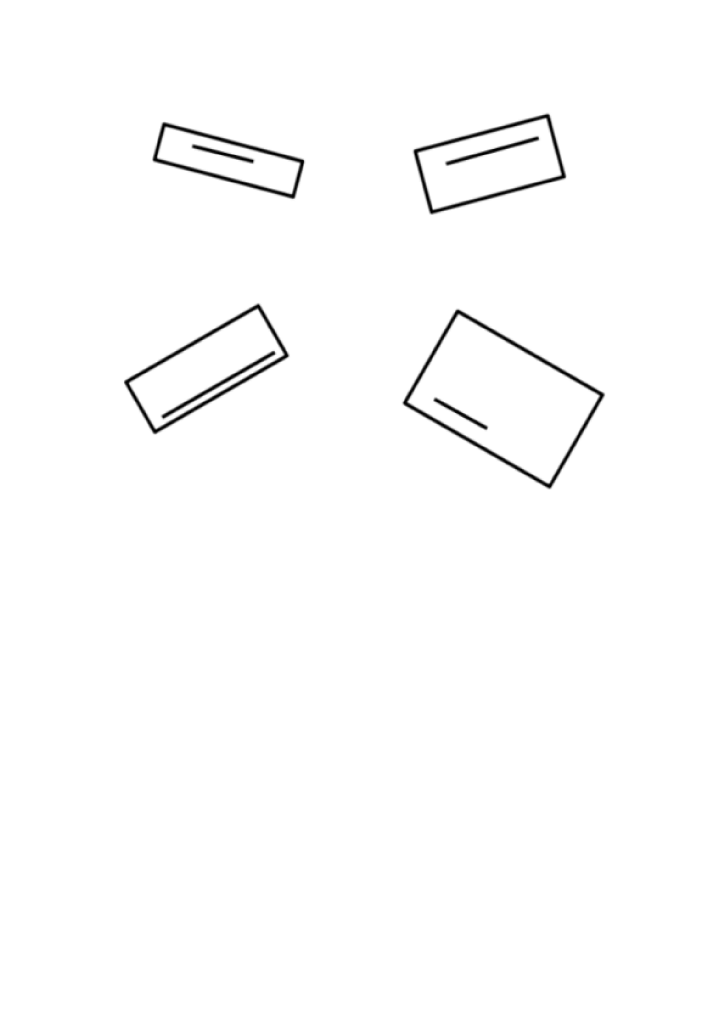
#> input picture Task1(rectangle_numbering)/input_image.jpg, 2898 x 4094 px (shown at 1/4 size)
$ python rectangle_numbering.py
#> lines starting #> are read from the running program, lines starting #| are printed output that depends on the picture; after the words box and inside, x2 and y2 are one past the last pixel; in counts of white or black regions, pixels touching at a corner belong together
import math
from typing import *

import cv2
import numpy as np

import matplotlib.pyplot as plt

def read_and_resize_image(img_path: str, scale_ratio: float = 0.2) -> List[any]:
    """This function reads an image from the given path, crops the image
    around the rectangles, and then resizes the image.

    Args:
        img_path (str): path of the image
        scale_ratio (float, optional): The ratio for the image to be scaled. Defaults to 0.2.

    Returns:
        List[any]: Resized image
    """
#> called with img_path = './input_image.jpg', scale_ratio = 0.25
    img = cv2.imread(img_path, cv2.IMREAD_UNCHANGED)  # original size (4094, 2898, 3)
#> img is the input picture: shape (4094, 2898, 3); min 0, max 255, mean 252.4

    # cropping the image around the rectangles
    cropped_img = img[150:2150, 250:2700, :]  # cropped size (2000, 2450, 3)
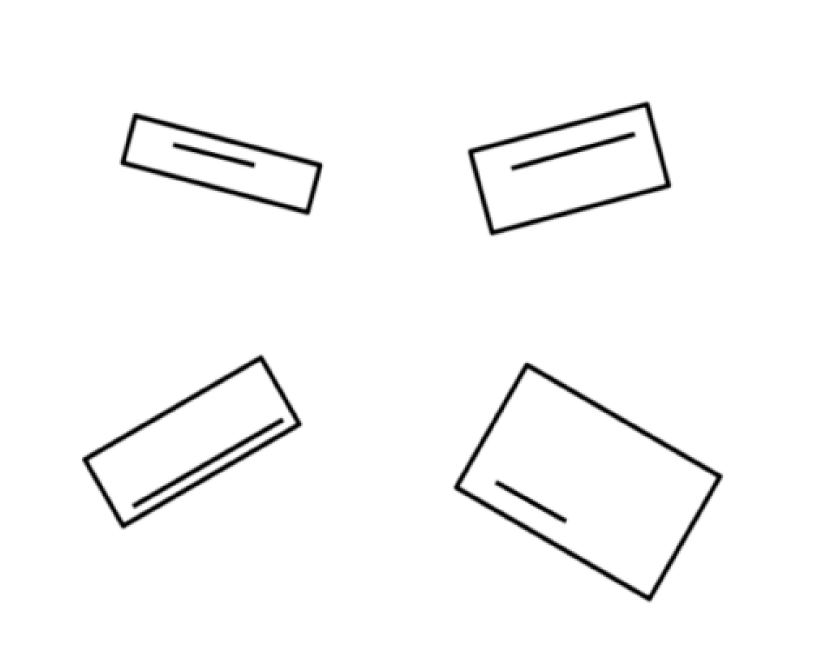
#> cropped_img: shape (2000, 2450, 3) (shown at 1/3 size); min 0, max 255, mean 248.8

    width = int(cropped_img.shape[1] * scale_ratio)
#> width = 612
    height = int(cropped_img.shape[0] * scale_ratio)
#> height = 500
    dim = (width, height)
#> dim = (612, 500)

    resized = cv2.resize(cropped_img, dim, interpolation=cv2.INTER_AREA)
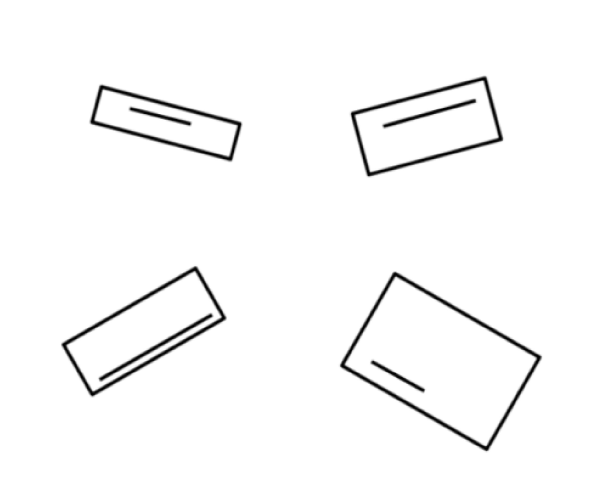
#> resized: shape (500, 612, 3); min 0, max 255, mean 248.8
    return resized


def get_corners(img, max_corners: int = 24) -> List:
    """This function finds all the corner coordinates of rectangles and lines from the image.

    Since in the image, we have 4 rectangles and 2 lines, i.e., 4*4 + 4*2 = 24 corners

    Args:
        img : Image array
        max_corners (int, optional): Max amount of corners to track. Defaults to 24.

    Returns:
        List : List of corners
    """
    if img.shape.__len__() > 2:
        img = cv2.cvtColor(img, cv2.COLOR_BGR2GRAY)
        img = np.float32(img)
    corners = cv2.goodFeaturesToTrack(img, max_corners, 0.01, 10)
    corners = np.intp(corners)
    corners = [a.tolist() for a in corners.reshape(max_corners, 2)]
    return corners


def get_rectangle_bounding_box(img) -> List[List[int]]:
    """This function finds the bounding box for all the rectangles, i.e., 4, and
    returns the coordinates of the bounding box in (x, y, w, h) format.

    Args:
        img : Image array

    Returns:
        List[List[int]]: Coordinates of the bounding box
    """

    if img.shape.__len__() > 2:
        img = cv2.cvtColor(img, cv2.COLOR_BGR2GRAY)
#> img: shape (500, 612)
    binary = cv2.bitwise_not(img)
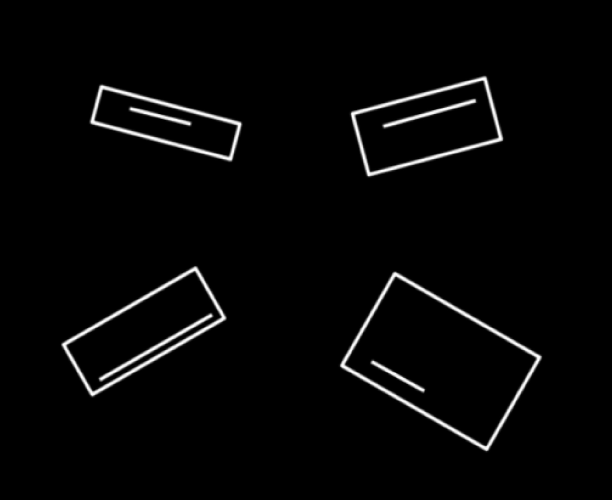
#> binary: shape (500, 612); min 0, max 255, mean 6.2

    (contours, _) = cv2.findContours(binary, cv2.RETR_EXTERNAL, cv2.CHAIN_APPROX_NONE)
#> contours = 5 contours, 1 with area under 20; largest, box (x1, y1, x2, y2) and area: (337, 270, 544, 453) 19905, (59, 264, 229, 399) 10497, (348, 74, 505, 179) 10186, (88, 83, 244, 163) 6636

    rectangles = []
    for contour in contours:
        (x, y, w, h) = cv2.boundingRect(contour)
        area = cv2.contourArea(contour)
        if area > 50:
            rectangles.append((x, y, w, h))
#> this loop made 5 passes
#> (x, y, w, h, area) on passes 2 to 5: (337, 270, 207, 183, 19905), (59, 264, 170, 135, 10497), (88, 83, 156, 80, 6636.5), (348, 74, 157, 105, 10185.5)
#> after the loop, rectangles = [(337, 270, 207, 183), (59, 264, 170, 135), (88, 83, 156, 80), (348, 74, 157, 105)]
    return rectangles


def get_len_of_lines_for_each_rect(rectangles, corners) -> Dict:
    """Find the length of lines for each rectangle

    Args:
        rectangles : Array of rectangle coordinates
        corners : Array of all the corner coordinates

    Returns:
        Dict: Dict of the length of lines with rectangle box coordinates
    """
    lengths = {}
    for rect in rectangles:
        (x, y, w, h) = rect
        c = [x + w // 2, y + h // 2]  # center of the rectangle

        # filter the points that are closest to the center of rectangles
        filtered = list(filter(lambda x: math.dist(c, x) < w, corners))

        # mapping points with their distances from the center
        ps = {int(math.dist(c, p)): p for p in filtered}
        ps = dict(sorted(ps.items()))

        # two closest points from the center are the coordinates of the line
        l1, l2 = list(ps.values())[:2]

        # length of the line
        d = int(math.dist(l1, l2))
        lengths[d] = rect

    # sorting as per the length of the line
    return dict(sorted(lengths.items()))


def generate_numbers_on_image(img, rectangles, corners) -> None:
    """Generating numbers on the image below the rectangles as per the length of lines
    from 1 to 4.

    And generates the final image with the name rectangle_numbering.jpg

    Args:
        img : Image array
        rectangles : Array of rectangle coordinates
        corners : Array of all the corner coordinates
    """

    # finding the length of lines for each rectangle
    lengths = get_len_of_lines_for_each_rect(rectangles=rectangles, corners=corners)

    # writing numbers on the image
    i = 1
    for k, v in lengths.items():

        font = cv2.FONT_HERSHEY_SIMPLEX  # font

        (x, y, w, h) = v
        org = (x + 45, y + h + 30)  # position of the text

        # fontScale
        fontScale = 1
        # Blue color in BGR
        color = (0, 0, 255)
        # Line thickness of 2 px
        thickness = 2

        # putting text on the image
        cv2.putText(img, f"{i}", org, font, fontScale, color, thickness, cv2.LINE_AA)
        i += 1

    print("Generating final numbered image....")
    cv2.imwrite("output_image_rectangle_numbering.jpg", img)
    plt.imshow(img, cmap='gray')
    plt.title("Numbering of rectangles")
    plt.show()


if __name__ == "__main__":
    image_path = "./input_image.jpg"

    # read, crop and resize image
    resized = read_and_resize_image(image_path, scale_ratio=0.25)

    # get bounding box of the rectangles, i.e., 4 rectangles
    rects = get_rectangle_bounding_box(resized)
#> rects has the same summary as rectangles in get_rectangle_bounding_box

    # get corner coordinates of all the shapes, i.e., 24 corners
    corners = get_corners(resized)
#> in get_corners, `corners = cv2.goodFeaturesToTrack(img, max_corners, 0.01, 10)`: corners = 24 rows, first 8: [423, 390], [130, 108], [372, 362], [189, 123], [211, 315], [474, 100], [383, 125], [100, 378]
#> in get_corners, `corners = [a.tolist() for a in corners.reshape(max_corners, 2)]`: corners = [[423, 390], [130, 108], [372, 362], [189, 123], [211, 315], [474, 100], [383, 125], [100, 378], [103, 90], [368, 175], [194, 272], [236, 126], [62, 344], [483, 81], [356, 115], [93, 390], [497, 137], [95, 120], [395, 277], [485, 445], [228, 155], [345, 364], [540, 356], [225, 318]]

    # generate numbers and save the image
    generate_numbers_on_image(img=resized, rectangles=rects, corners=corners)
#> the loop in get_len_of_lines_for_each_rect, `for rect in rectangles:` made 4 passes
#> (x, y, w, h, c, l1, l2, d) on passes 1 to 4: (337, 270, 207, 183, [440, 361], [423, 390], [372, 362], 58), (59, 264, 170, 135, [144, 331], [100, 378], [211, 315], 127), (88, 83, 156, 80, [166, 123], [189, 123], [130, 108], 60), (348, 74, 157, 105, [426, 126], [383, 125], [474, 100], 94)
#> after the loop in get_len_of_lines_for_each_rect, `for rect in rectangles:`: lengths = {58: (337, 270, 207, 183), 127: (59, 264, 170, 135), 60: (88, 83, 156, 80), 94: (348, 74, 157, 105)}
#> in generate_numbers_on_image, `lengths = get_len_of_lines_for_each_rect(rectangles=rectangles, corner..`: lengths = {58: (337, 270, 207, 183), 60: (88, 83, 156, 80), 94: (348, 74, 157, 105), 127: (59, 264, 170, 135)}
#> the loop in generate_numbers_on_image, `for k, v in lengths.items(): ` made 4 passes
#> (k, x, y, w, h, org) on passes 1 to 4: (58, 337, 270, 207, 183, (382, 483)), (60, 88, 83, 156, 80, (133, 193)), (94, 348, 74, 157, 105, (393, 209)), (127, 59, 264, 170, 135, (104, 429))
#> after the loop in generate_numbers_on_image, `for k, v in lengths.items():`: i = 5
